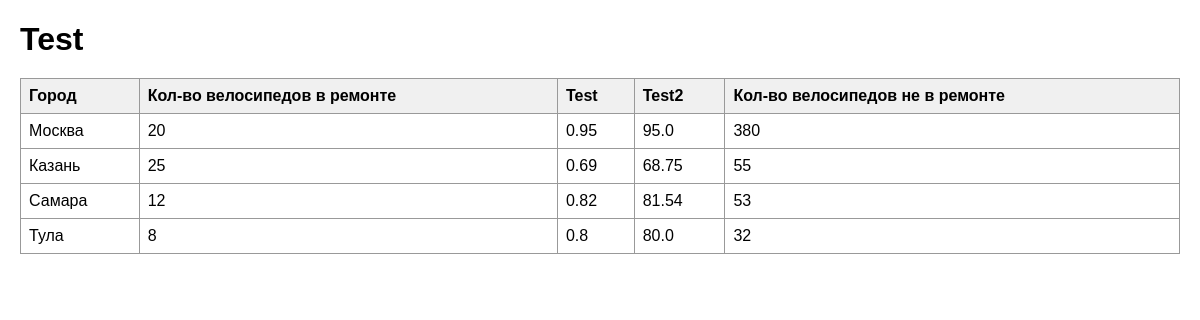
Page /view/test on the earlier database version.
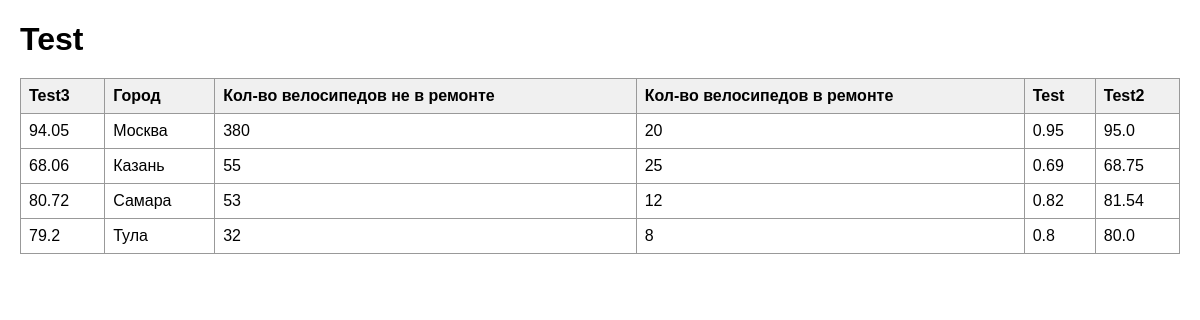
Same page on the later database version.
### tables this page shows
CREATE TABLE view_columns (
            id INTEGER PRIMARY KEY AUTOINCREMENT,
            view_id INTEGER NOT NULL,
            source_column_name TEXT NOT NULL,
            display_name TEXT NOT NULL,
            is_visible INTEGER NOT NULL DEFAULT 1,
            sort_order INTEGER NOT NULL DEFAULT 0,
            FOREIGN KEY(view_id) REFERENCES views(id)
        );

CREATE TABLE computed_columns (
            id INTEGER PRIMARY KEY AUTOINCREMENT,
            view_id INTEGER NOT NULL,
            column_name TEXT NOT NULL,
            formula TEXT NOT NULL,
            is_visible INTEGER NOT NULL DEFAULT 1,
            sort_order INTEGER NOT NULL DEFAULT 1000,
            FOREIGN KEY(view_id) REFERENCES views(id)
        );

### app/main.py (the view)
@app.get("/view/{slug}", response_class=HTMLResponse)
async def public_view(request: Request, slug: str):
    view_obj = get_view_by_slug(slug)
    if not view_obj:
        raise HTTPException(status_code=404, detail="View not found")
    df = build_view_dataframe(view_obj)
    return templates.TemplateResponse(
        request=request,
        name="public_view.html",
        context={
            "view_obj": view_obj,
            "columns": df.columns.tolist(),
            "rows": df.to_dict(orient="records"),
        }
    )

### templates/public_view.html (shortened to what this page needs)
<!DOCTYPE html>
<html lang="ru">
<head>
</head>
<body>
    <h1>{{ view_obj.name }}</h1>
    <div class="table-wrap">
        <table>
            <thead>
                <tr>
                    {% for col in columns %}
                    <th>{{ col }}</th>
                    {% endfor %}
                </tr>
            </thead>
            <tbody>
                {% for row in rows %}
                <tr>
                    {% for col in columns %}
                    <td>{{ row.get(col, "") }}</td>
                    {% endfor %}
                </tr>
                {% endfor %}
            </tbody>
        </table>
    </div>
</body>
</html>

Differences in the rows shown:
added computed_columns: column_name "Test3", get "94.05", get "68.06", get "80.72", get "79.2"
changed computed_columns "Кол-во велосипедов не в ремонте": moves up the list
